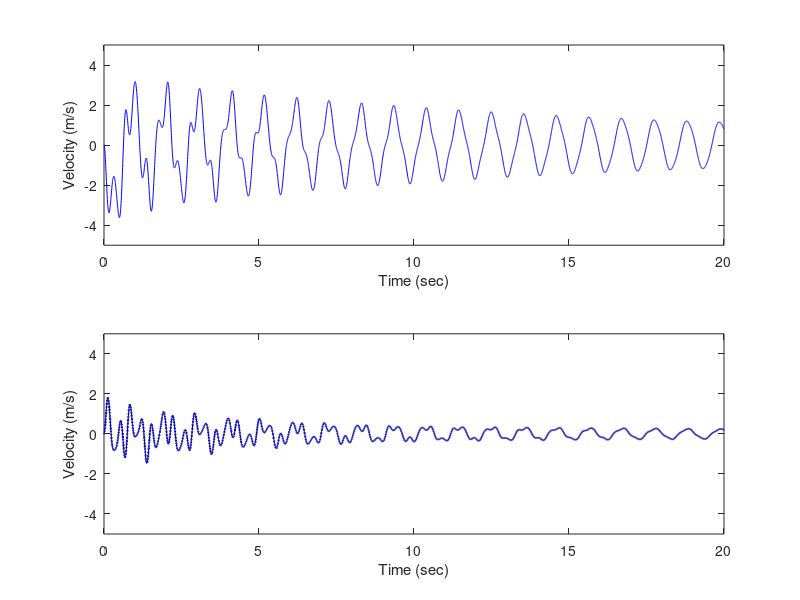
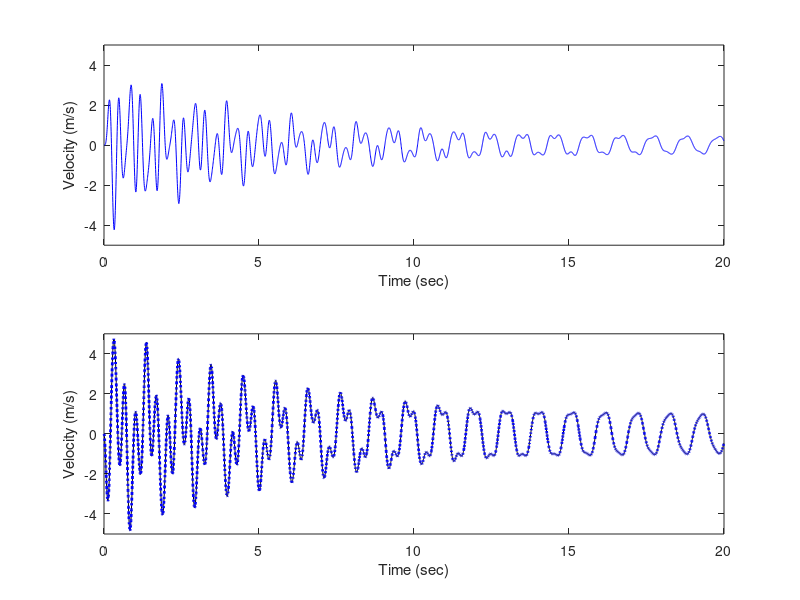
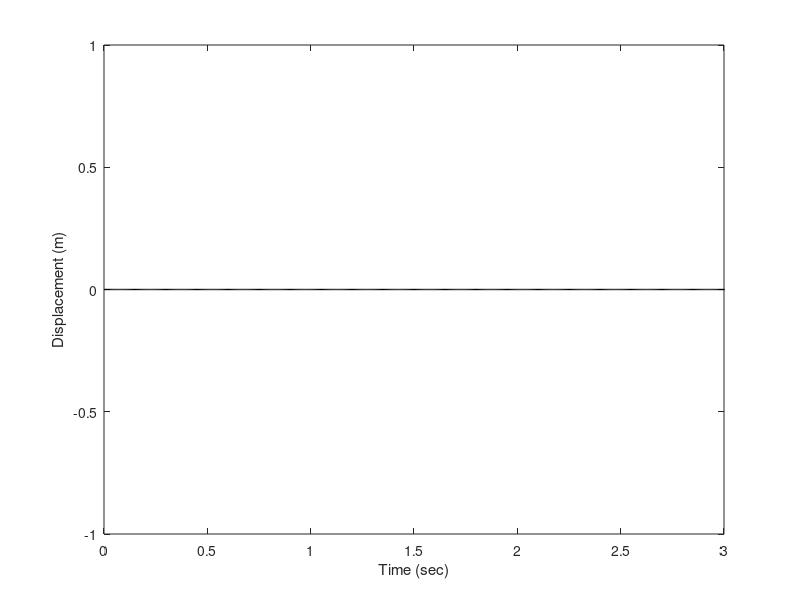
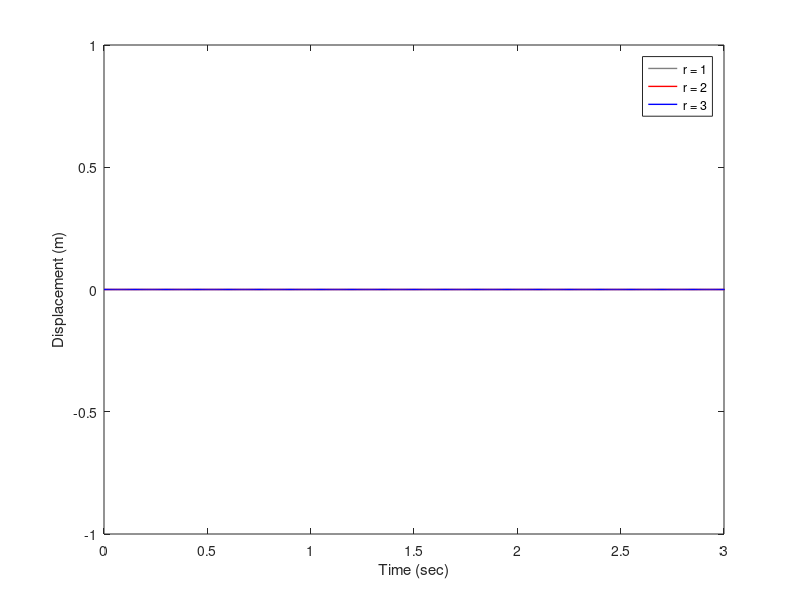

Write MATLAB code to recreate these figures, in order.
%%%%%%%%%%%%%%%%%%%%%%%%%%%%%%%%%%%%%%%%%%%%%%%%%%%%%%%%%%%%%%%%%%%%%%%%%%%
% Using a pair of 3-DOF systems, this script first demonstrates the
% procedure for obtaining the transformation matrix that relates the
% internal velocities of exponential non-viscous damping to the damper
% velocities of the generalized Maxwell model. Additionally, it analyzes
% the modal response of both oscillatory and non-oscillatory modes in
% exponential non-viscous damping. The results presented in Section 7 of
% the manuscript are generated using this script.
%%%%%%%%%%%%%%%%%%%%%%%%%%%%%%%%%%%%%%%%%%%%%%%%%%%%%%%%%%%%%%%%%%%%%%%%%%%

clc;
close all;
clear;

%% Define basic parameters
% Number of DOFs
N = 3;

% Mass
m1 = 5; % kg
m2 = 5;
m3 = 5;
M = diag([m1, m2, m3]);

% Stiffness
k1 = 800; % N/m
k2 = 1000;
k3 = 1200;
K = [k1 + k2, -k2, 0;
     -k2, k2 + k3, -k3;
      0, -k3, k3];

% Damping
n_damp = 2;
mu = [5, 10]; % 1/s
ct_I = [1, 2]; % Ns/m
ct_II = [5, 10];

%% Generalized Maxwell model
% Maxwell damping matrix
G_gm{1} = [ct_I(1), -ct_I(2);
            0, ct_I(2);
            0, 0];
G_gm{2} = [-ct_II(1), 0;
           ct_II(1), -ct_II(2);
           0, ct_II(2)];

% Decomposition G_gm = R_gm * D_gm
D_gm{1} = diag([ct_I(1), ct_I(2)]);
D_gm{2} = diag([ct_II(1), ct_II(2)]);
R_gm{1} = [1, -1;
            0,  1;
            0,  0];
R_gm{2} = [-1, 0;
            1, -1;
            0,  1];

% Non-viscous damping matrix
Ct{1} = G_gm{1} * R_gm{1}';
Ct{2} = G_gm{2} * R_gm{2}';
rank_Ct = [rank(Ct{1}), rank(Ct{2})];

% Construct system matrices
% A_gm * xd_gm + B_gm * x_gm = F
n_x = 2 * N + sum(rank_Ct);
A_gm = zeros(n_x, n_x);
A_gm(1:N, N+1:2*N) = M;
A_gm(N+1:2*N, 1:N) = M;
B_gm = zeros(n_x, n_x);
B_gm(1:N, 1:N) = K;
B_gm(N+1:2*N, N+1:2*N) = -M;

% Define index for convenience
d_idx_begin = zeros(n_damp, 1);
d_idx_end = zeros(n_damp, 1);
cum_rank_Ct = [0, cumsum(rank_Ct)];

% Loop through dampers
for i = 1:n_damp
    d_idx_begin(i) = 2 * N + cum_rank_Ct(i) + 1;
    d_idx_end(i) = 2 * N + cum_rank_Ct(i+1);
    
    A_gm(1:N, 1:N) = A_gm(1:N, 1:N) + Ct{i};
    A_gm(1:N, d_idx_begin(i):d_idx_end(i)) = -G_gm{i} / mu(i);
    A_gm(d_idx_begin(i):d_idx_end(i), 1:N) = -G_gm{i}' / mu(i);
    A_gm(d_idx_begin(i):d_idx_end(i), d_idx_begin(i):d_idx_end(i)) = D_gm{i} / mu(i)^2;
    B_gm(d_idx_begin(i):d_idx_end(i), d_idx_begin(i):d_idx_end(i)) = D_gm{i} / mu(i);
end

% Define initial condition and time duration
x0 = [ones(N,1); zeros(n_x-N,1)];
duration = 20; % sec
fs = 200; % Hz
dt = 1/fs;
time = 0:dt:duration-dt;
n_time = length(time);
F = zeros(n_x, n_time);

% Solve state-space equation
% Convert from:
%   A_gm * xd_gm + B_gm * x_gm = F
% To:
%   xd_gm = Ass_gm * x_gm + Bss_gm * F
Ass_gm = -A_gm \ B_gm;
Bss_gm = inv(A_gm);
sys_gm = ss(Ass_gm, Bss_gm, eye(size(Ass_gm)), 0);
[x_gm, time] = lsim(sys_gm, F, time, x0);
x_gm = x_gm';

% Displacement
q_gm = x_gm(1:N, :);
% Velocity
qd_gm = x_gm(N+1:2*N, :);
% Damper velocity
ud_gm_I = x_gm(d_idx_begin(1):d_idx_end(1), :);
ud_gm_II = x_gm(d_idx_begin(2):d_idx_end(2), :);

%% Exponential non-viscous damping
% Construct system matrices
A_nv = zeros(n_x, n_x);
A_nv(1:N, N+1:2*N) = M;
A_nv(N+1:2*N, 1:N) = M;
B_nv = zeros(n_x, n_x);
B_nv(1:N, 1:N) = K;
B_nv(N+1:2*N, N+1:2*N) = -M;

for i = 1:n_damp
    % Eigenvalue decomposition of non-viscous damping matrix
    [R, D] = eigs(Ct{i}, rank_Ct(i));
    R_nv{i} = R;
    D_nv{i} = D;
    G_nv{i} = R_nv{i} * D_nv{i};

    A_nv(1:N, 1:N) = A_nv(1:N, 1:N) + Ct{i};
    A_nv(1:N, d_idx_begin(i):d_idx_end(i)) = -G_nv{i} / mu(i);
    A_nv(d_idx_begin(i):d_idx_end(i), 1:N) = -G_nv{i}' / mu(i);
    A_nv(d_idx_begin(i):d_idx_end(i), d_idx_begin(i):d_idx_end(i)) = D_nv{i} / mu(i)^2;
    B_nv(d_idx_begin(i):d_idx_end(i), d_idx_begin(i):d_idx_end(i)) = D_nv{i} / mu(i);
end

% Solve state-space equation
Ass_nv = -A_nv \ B_nv;
Bss_nv = inv(A_nv);
sys_nv = ss(Ass_nv, Bss_nv, eye(size(Ass_nv)), 0);
[x_nv, time] = lsim(sys_nv, F, time, x0);
x_nv = x_nv';

% Displacement
q_nv = x_nv(1:N, :);
% Velocity
qd_nv = x_nv(N+1:2*N, :);
% Condensed internal velocity
ud_nv_I = x_nv(d_idx_begin(1):d_idx_end(1), :);
ud_nv_II = x_nv(d_idx_begin(2):d_idx_end(2), :);

%% Transformation matrix
for i = 1:n_damp
    T{i} = G_nv{i} \ G_gm{i};
end

% Transform damper velocity of GM to condensed internal velocity of NV
ud_nv_from_gm_I = T{1} * ud_gm_I;
ud_nv_from_gm_II = T{2} * ud_gm_II;

%% Figure 6 damper velocities and condensed internal velocities
fig_w = 800;
fig_h = 350;
lb = -5;
ub = 5;

% Figure 6(a)
figure('position', [100, 100, fig_w, fig_h])
dof = 1;
subplot(2,1,1)
plot(time, ud_gm_I(dof,:),'b'); hold on
xlabel('Time (sec)')
ylabel('Velocity (m/s)')
ylim([lb ub])
subplot(2,1,2)
plot(time, ud_nv_I(dof,:),'k'); hold on
plot(time, ud_nv_from_gm_I(dof,:),'b:', 'LineWidth',1.5);
xlabel('Time (sec)')
ylabel('Velocity (m/s)')
ylim([lb ub])

% Figure 6(b)
dof = 2;
figure('position', [100, 100, fig_w, fig_h])
subplot(2,1,1)
plot(time, ud_gm_II(dof,:),'b'); hold on
xlabel('Time (sec)')
ylabel('Velocity (m/s)')
ylim([lb ub])
subplot(2,1,2)
plot(time, ud_nv_II(dof,:),'k'); hold on
plot(time, ud_nv_from_gm_II(dof,:),'b:', 'LineWidth', 2);
xlabel('Time (sec)')
ylabel('Velocity (m/s)')
ylim([lb ub])

%% Eigenvalue and eigenvector analysis
% Table 2
[eigvec_gm, eigval_gm] = eigs(B_gm, -A_gm, n_x,'sm');
eigval_gm = diag(eigval_gm);
[~,idx_sort] = sort(abs(real(eigval_gm)),'ascend');
eigval_gm = eigval_gm(idx_sort);
eigvec_gm = eigvec_gm(:, idx_sort);
reorder = [1:2:2*N, 2:2:2*N, 2*N+1:n_x];
eigval_gm = eigval_gm(reorder);
eigvec_gm = eigvec_gm(:, reorder);

[eigvec_nv, eigval_nv] = eigs(B_nv, -A_nv, n_x, 'sm');
eigval_nv = diag(eigval_nv);
[~,idx_sort] = sort(abs(real(eigval_nv)),'ascend');
eigval_nv = eigval_nv(idx_sort);
eigvec_nv = eigvec_nv(:, idx_sort);
eigval_nv = eigval_nv(reorder);
eigvec_nv = eigvec_nv(:, reorder);

% Normalize by the largest entry of the first N entries
for i = 1:n_x
    [~, qth] = max(abs(eigvec_nv(1:N,i)));

    qth_val_nv = eigvec_nv(qth,i);
    eigvec_nv(:,i) = eigvec_nv(:,i) / qth_val_nv;

    qth_val_gm = eigvec_gm(qth,i);
    eigvec_gm(:,i) = eigvec_gm(:,i) / qth_val_gm;
end
H_from_eigvec = eigvec_nv / eigvec_gm; % Eq (108)

% Confirm that the transformation matrix obtained by the two approaches is
% the same
for i = 1:n_damp
    T_from_eigvec{i} = H_from_eigvec(d_idx_begin(i):d_idx_end(i), d_idx_begin(i):d_idx_end(i));
    is_T_same(i) = norm(T{i} - T_from_eigvec{i}) < 1e-9;
end

%% Section 7.2 Modal response of exponential non-viscous damping system
n_mode = n_x;
z_nv_mode = zeros(n_mode, n_time); % SDOF modal response
z0 = eigvec_nv \ x0; % initial condition for each mode
x_nv_ms = zeros(n_x, n_time); % response obtained from modal superposition
for r = 1:n_mode
    A_nv_mode = eigval_nv(r);
    B_nv_mode = transpose(eigvec_nv(:,r));
    C_nv_mode = eye(1);
    D_nv_mode = 0;
    sys = ss(A_nv_mode, B_nv_mode, C_nv_mode, D_nv_mode);
    z_nv_mode(r,:) = lsim(sys, F, time, z0(r));
    x_nv_mode = eigvec_nv(:,r) * z_nv_mode(r,:);

    % Modal response of displacement
    q_nv_mode(:,:,r) = x_nv_mode(1:N,:);
    % Modal response of condensed internal velocity
    ud_nv_I_mode(:,:,r) = x_nv_mode(d_idx_begin(1):d_idx_end(1),:);
    ud_nv_II_mode(:,:,r) = x_nv_mode(d_idx_begin(2):d_idx_end(2),:);

    % modal superposition
    x_nv_ms = x_nv_ms + x_nv_mode;
end
% Check the modal superposition response
is_x_same = norm(x_nv_ms - x_nv) < 1e-9;

% Displacement
q_nv_ms = x_nv_ms(1:N,:);
% Velocity
qd_nv_ms = x_nv_ms(N+1:2*N,:);
% Condensed internal velocity
ud_nv_ms_I = x_nv_ms(d_idx_begin(1):d_idx_end(1),:);
ud_nv_ms_II = x_nv_ms(d_idx_begin(2):d_idx_end(2),:);

%%  Figure 7 Modal response of displacement
fig_w = 800;
fig_h = 150;
warning('off', 'MATLAB:plot:IgnoreImaginaryXYPart');
lw = 1;

dof = 3;
%  Figure 7(a) total response
figure('position', [100, 100, fig_w, fig_h])
plot(time, q_nv_ms(dof,:),'k','LineWidth',lw);hold on
xlabel('Time (sec)')
ylabel('Displacement (m)')
xlim([0 3])

%  Figure 7(b) oscillatory modes
figure('position', [100, 100, fig_w, fig_h])
plot(time, 2*real(q_nv_mode(dof,:,1)),'Color',[.5 .5 .5],'LineWidth',lw);hold on
plot(time, 2*real(q_nv_mode(dof,:,2)),'-r','LineWidth',lw);
plot(time, 2*real(q_nv_mode(dof,:,3)),'-b','LineWidth',lw);
xlabel('Time (sec)')
ylabel('Displacement (m)')
legend('r = 1','r = 2','r = 3')
xlim([0 3])

%  Figure 7(c) non-oscillatory modes
figure('position', [100, 100, fig_w, fig_h])
plot(time, q_nv_mode(dof,:,7),'-.','Color',[.5 .5 .5],'LineWidth',lw);hold on
plot(time, q_nv_mode(dof,:,8),'-.r','LineWidth',lw);
plot(time, q_nv_mode(dof,:,9),'-.b','LineWidth',lw);
plot(time, q_nv_mode(dof,:,10),'-.','Color',[0 .5 0],'LineWidth',lw);
xlabel('Time (sec)')
ylabel('Displacement (m)')
legend('r = 7','r = 8','r = 9','r = 10')
xlim([0 3])

%%  Figure 8 Modal response of condensed internal velocity
dof = 2;
%  Figure 8(a) total response
figure('position', [100, 100, fig_w, fig_h])
plot(time, ud_nv_ms_II(dof,:),'k','LineWidth',lw);hold on
xlabel('Time (sec)')
ylabel('Velocity (m/s)')
xlim([0 3])

%  Figure 8(b) oscillatory modes
figure('position', [100, 100, fig_w, fig_h])
plot(time, 2*real(ud_nv_II_mode(dof,:,1)),'Color',[.5 .5 .5],'LineWidth',lw);hold on
plot(time, 2*real(ud_nv_II_mode(dof,:,2)),'-r','LineWidth',lw);
plot(time, 2*real(ud_nv_II_mode(dof,:,3)),'-b','LineWidth',lw);
xlabel('Time (sec)')
ylabel('Velocity (m/s)')
legend('r = 1','r = 2','r = 3')
xlim([0 3])

%  Figure 8(c) non-oscillatory modes
figure('position', [100, 100, fig_w, fig_h])
plot(time, ud_nv_II_mode(dof,:,7),'-.','Color',[.5 .5 .5],'LineWidth',lw);hold on
plot(time, ud_nv_II_mode(dof,:,8),'-.r','LineWidth',lw);
plot(time, ud_nv_II_mode(dof,:,9),'-.b','LineWidth',lw);
plot(time, ud_nv_II_mode(dof,:,10),'-.','Color',[0 .5 0],'LineWidth',lw);
xlabel('Time (sec)')
ylabel('Velocity (m/s)')
legend('r = 7','r = 8','r = 9','r = 10')
xlim([0 3])
ylim([-2 0.1])
